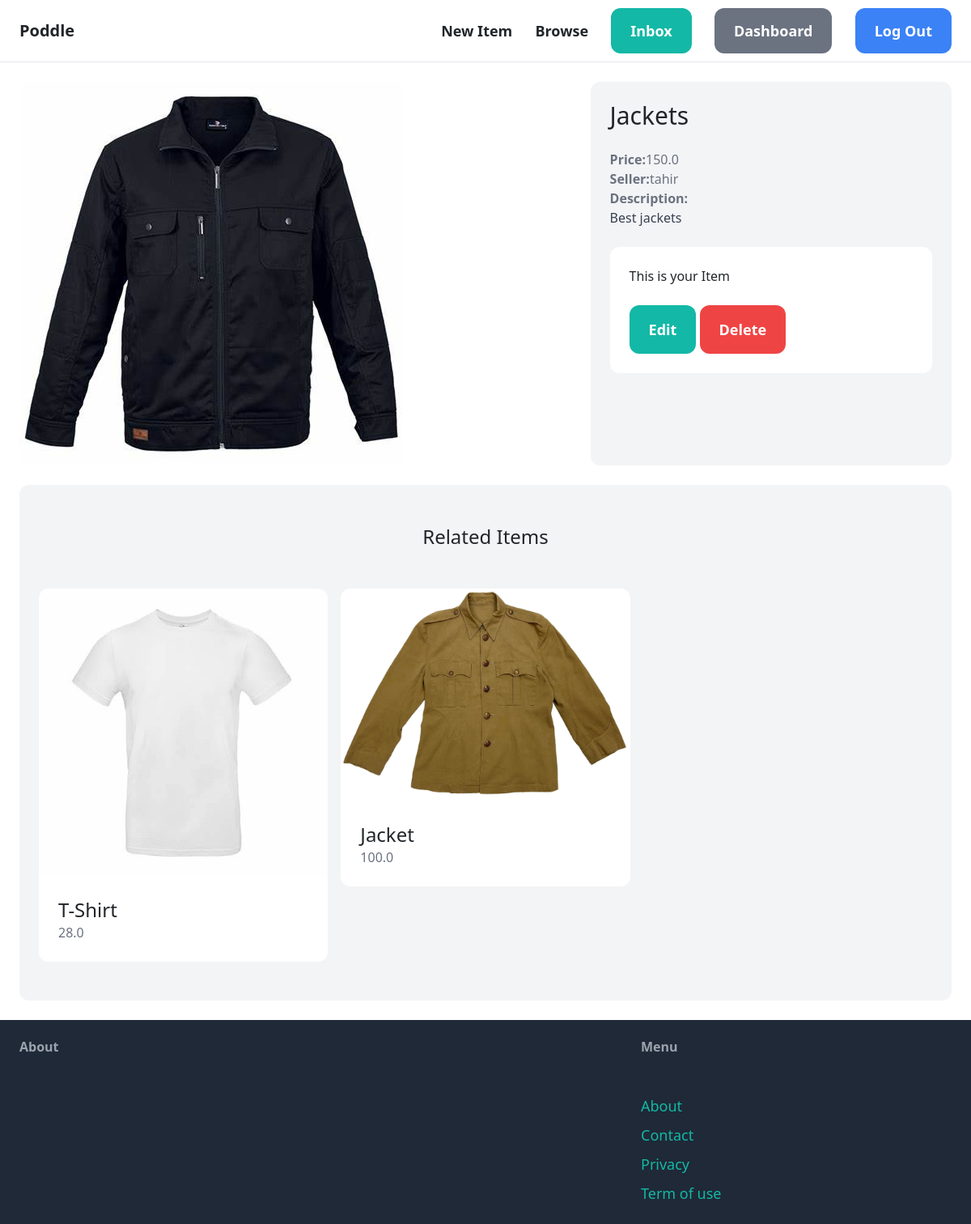
The app's page /items/2/ (signed in) with its own data.
### item/models.py (models this page shows, shortened)
class Item(models.Model):
    category = models.ForeignKey(Category,related_name='items',on_delete=models.CASCADE)
    name = models.CharField(max_length=255)
    description = models.TextField(blank=True,null=True)
    price = models.FloatField()
    image = models.ImageField(upload_to='item_images',blank=True,null=True)
    is_sold = models.BooleanField(default=False)
    created_by = models.ForeignKey(User,related_name="items",on_delete=models.CASCADE )
    created_at = models.DateField(auto_now_add=True)

### item/views.py (the view)
# urls.py: path('<int:pk>/',views.detail,name='detail'),
@login_required()
def detail(request,pk):
    item = get_object_or_404(Item,pk=pk)
    related_items = Item.objects.filter(category=item.category,is_sold=False).exclude(pk=pk)[0:3]
    return render(request,'item/detail.html',{
        'item' : item,
        'related_items' : related_items
    })

### item/templates/item/detail.html (shortened to what this page needs)
{% extends 'core/base.html' %}
{% block content %}
<div class="grid grid-cols-5 gap-6">
    <div class="col-span-3">
        <img src="{{item.image.url}}" class="rounded-xl" alt="">
    </div>
    <div class="col-span-2 p-6 bg-gray-100 rounded-xl">
        <h1 class="mb-6 text-3xl">{{item.name}}</h1>
        <p class="text-gray-500 "><strong>Price:</strong>{{item.price}}</p>
        <p class="text-gray-500 "><strong>Seller:</strong>{{item.created_by.username}}</p>
        {% if item.description %}
            <p class="text-gray-700">
                <strong class="text-gray-500">Description:</strong><br>
                {{item.description}}
            </p>
        {% endif %}
        {% if request.user == item.created_by %}
            <div class="mt-6 p-6 bg-white rounded-xl">
                <p>This is your Item</p>
                <a href="{% url 'item:edit' item.id %}" class="inline-block mt-6 px-6 py-3 text-lg font-semibold bg-teal-500 text-white rounded-xl">Edit</a>
                <a href="{% url 'item:delete' item.id %}" class="inline-block mt-6 px-6 py-3 text-lg font-semibold bg-red-500 text-white rounded-xl">Delete</a>
            </div>
                {% else %}
                    <a href="{% url 'conversation:new' item.id %}" class="inline-block mt-6 px-6 py-3 text-lg font-semibold bg-teal-500 text-white rounded-xl hover:bg-teal-700">Contact Seller</a>
        {% endif %}
    </div>
</div>
<div class="mt-6 px-6 py-12 bg-gray-100 rounded-xl">
    <h2 class="mb-12 text-2xl text-center">Related Items</h2>
    <div class="grid grid-cols-3 gap-3">
        {% for item in related_items %}
            <div>
                <a href="{% url 'item:detail' item.id %}">
                    <div>
                        <img src="{{item.image.url}}"class=rounded-t-xl  alt="das">
                    </div>
                    <div class="p-6 bg-white rounded-b-xl">
                        <h2 class="text-2xl">{{item.name}}</h2>
                        <p class="text-gray-500">{{item.price}}</p>
                    </div>
                </a>
            </div>
        {% endfor %}
    </div>
</div>
{% endblock %}

### records on screen
Item: image (picture), name "Jackets", price "150.0", created_by.username "tahir", description "Best jackets"
Item: image (picture), name "T-Shirt", price "28.0"
Item: image (picture), name "Jacket", price "100.0"
